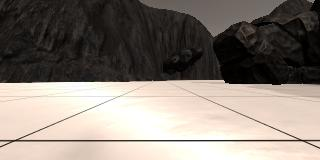
#> input picture Term1/Project1/2_perspective_transform/example_grid1.jpg, 320 x 160 px
$ python 2_perspective_transform.py
#> lines starting #> are read from the running program, lines starting #| are printed output that depends on the picture
import matplotlib.pyplot as plt
import matplotlib.image as mpimg
import numpy as np
import cv2

image = mpimg.imread('example_grid1.jpg')
#> image is the input picture: shape (160, 320, 3); mean R, G, B 135.1, 126.3, 118.3
#plt.imshow(image)
#plt.show()

def perspect_transform(img, src, dst):

    # Get transform matrix using cv2.getPerspectivTransform()
    M = cv2.getPerspectiveTransform(src, dst)
    # Warp image using cv2.warpPerspective()
    # keep same size as input image
    warped = cv2.warpPerspective(img, M, (img.shape[1], img.shape[0]))
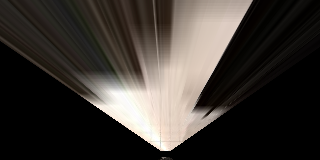
#> warped: shape (160, 320, 3); mean R, G, B 60, 55, 50.4
    # Return the result
    return warped

# TODO:
# Define a box in source (original) and
# destination (desired) coordinates
# Right now source and destination are just
# set to equal the four corners
# of the image so no transform is taking place
# Try experimenting with different values!

##These values are got by examining the example image
source = np.float32([[120, 95],
                 [200, 95],
                 [13, 139],
                 [303, 139]])
destination = np.float32([[160, 140],
                 [170, 140],
                 [160, 150],
                 [170, 150]])

warped = perspect_transform(image, source, destination)
# Draw Source and destination points on images (in blue) before plotting
#> (the run stopped early here; a loop or call above may not have finished)

$ run again, with Term1/Project1/2_perspective_transform/example_dst1.png saved as Term1/Project1/2_perspective_transform/example_grid1.jpg
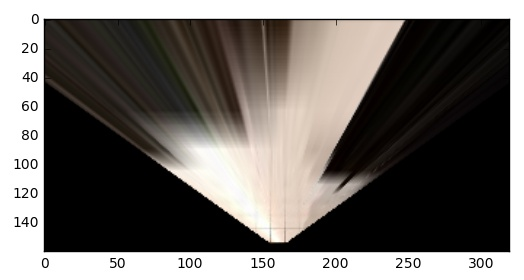
#> input picture Term1/Project1/2_perspective_transform/example_dst1.png, 524 x 280 px
#> image is the input picture: shape (280, 524, 3); mean R, G, B 112.5, 108.4, 104.6
#> in perspect_transform, `warped = cv2.warpPerspective(img, M, (img.shape[1], img.shape[0]))`:
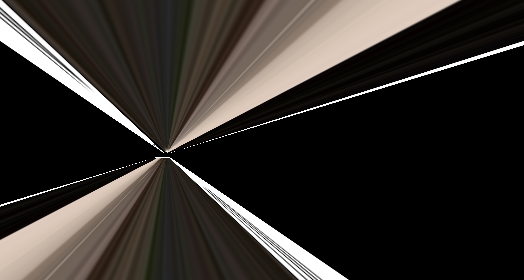
#> warped: shape (280, 524, 3); mean R, G, B 50.5, 46.3, 42.3
